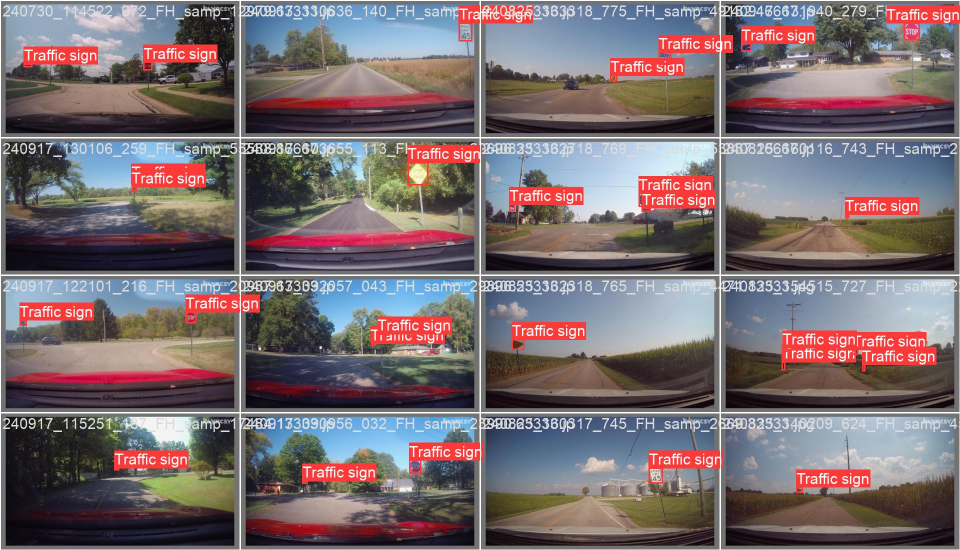
#> input picture Report/images/dashcam.jpg, 1920 x 1100 px (shown at 1/2 size)
$ python dashcam_postprocessing.py Report/images/dashcam.jpg
#> lines starting #> are read from the running program, lines starting #| are printed output that depends on the picture; after the words box and inside, x2 and y2 are one past the last pixel; in counts of white or black regions, pixels touching at a corner belong together
import cv2
import numpy as np
import random
import os
import argparse
from typing import Tuple, Optional

# [10 lines left out: function apply_motion_blur, not called in this run]

def apply_stronger_motion_blur(image, strength=1.0):
    """Apply a stronger motion blur with random direction"""
    kernel_size = int(9 + 12 * strength)
    if kernel_size % 2 == 0:  # Ensure kernel size is odd
        kernel_size += 1

    # Create a motion blur kernel with random angle
    angle = random.randint(75, 105)  # Mostly horizontal but with variation

    # Create the motion blur kernel with angle
    kernel = np.zeros((kernel_size, kernel_size))

    # Calculate points on a line with the given angle
    center = kernel_size // 2
    for i in range(kernel_size):
        # Calculate position using angle
        x = center + int(np.cos(np.radians(angle)) * (i - center))
        y = center + int(np.sin(np.radians(angle)) * (i - center))

        if 0 <= x < kernel_size and 0 <= y < kernel_size:
            kernel[y, x] = 1

    # Normalize the kernel
    kernel = kernel / np.sum(kernel)

    # Apply the custom kernel
    blurred = cv2.filter2D(image, -1, kernel)
    return blurred

def apply_vignette(image, vignette_strength=0.7):
    """Apply a vignette effect around the edges"""
    height, width = image.shape[:2]

    # Create a vignette mask
    x_center = width // 2
    y_center = height // 2
    x = np.linspace(0, width - 1, width)
    y = np.linspace(0, height - 1, height)
    x, y = np.meshgrid(x, y)

    # Calculate distance from center
    dist = np.sqrt((x - x_center) ** 2 + (y - y_center) ** 2)

    # Normalize the distance
    max_dist = np.sqrt(x_center ** 2 + y_center ** 2)
    dist = dist / max_dist

    # Create the vignette mask
    mask = 1 - vignette_strength * dist
    mask = np.clip(mask, 0, 1)

    # Apply the mask to each channel
    for i in range(3):
        image[:, :, i] = image[:, :, i] * mask

    return image

def enhance_dynamic_range(image, strength=0.8):
    """Enhance the dynamic range to simulate poor HDR handling in dashcams"""
    # Create lookup table for a slight S-curve to increase contrast
    lookUpTable = np.empty((1, 256), np.uint8)
    for i in range(256):
        # Apply S-curve transformation
        value = 255 * (np.tanh((i/255.0 - 0.5) * (2 + 4 * strength)) * 0.5 + 0.5)
        lookUpTable[0, i] = np.clip(value, 0, 255)

    # Apply lookup table
    enhanced = cv2.LUT(image, lookUpTable)

    return enhanced

def simulate_overexposure(image, strength=0.6):
    """Simulate overexposed areas like in many dashcams"""
    # Create a mask for bright areas
    gray = cv2.cvtColor(image, cv2.COLOR_BGR2GRAY)
    _, bright_mask = cv2.threshold(gray, 180, 255, cv2.THRESH_BINARY)

    # Expand bright areas slightly
    kernel = np.ones((5, 5), np.uint8)
    bright_mask = cv2.dilate(bright_mask, kernel, iterations=1)

    # Create overexposed version (whiter and lower contrast)
    hsv = cv2.cvtColor(image, cv2.COLOR_BGR2HSV).astype("float32")
    hsv[:, :, 1] = hsv[:, :, 1] * 0.5  # Reduce saturation
    hsv[:, :, 2] = np.clip(hsv[:, :, 2] + 30 * strength, 0, 255)  # Increase brightness
    overexposed = cv2.cvtColor(hsv.astype("uint8"), cv2.COLOR_HSV2BGR)

    # Blend original with overexposed areas
    result = image.copy()
    bright_mask = cv2.cvtColor(bright_mask, cv2.COLOR_GRAY2BGR) / 255.0
    result = image * (1 - bright_mask * strength) + overexposed * bright_mask * strength

    return result.astype(np.uint8)

def adjust_color_balance(image, contrast=1.1, brightness=0, saturation=1.1):
    """Adjust color balance to make the image look more like dashcam footage"""
    # Convert to HSV for better color manipulation
    hsv = cv2.cvtColor(image, cv2.COLOR_BGR2HSV).astype("float32")

    # Apply saturation adjustment
    hsv[:, :, 1] = hsv[:, :, 1] * saturation
    hsv[:, :, 1] = np.clip(hsv[:, :, 1], 0, 255)

    # Apply value/brightness adjustment
    hsv[:, :, 2] = hsv[:, :, 2] * contrast + brightness
    hsv[:, :, 2] = np.clip(hsv[:, :, 2], 0, 255)

    # Convert back to BGR
    image = cv2.cvtColor(hsv.astype("uint8"), cv2.COLOR_HSV2BGR)

    return image

def add_noise(image, noise_level=10):
    """Add some random noise to simulate sensor imperfections"""
    # More realistic sensor noise with channel variance
    noise_r = np.random.randn(*image.shape[:2]) * noise_level * random.uniform(0.8, 1.2)
    noise_g = np.random.randn(*image.shape[:2]) * noise_level * random.uniform(0.8, 1.2)
    noise_b = np.random.randn(*image.shape[:2]) * noise_level * random.uniform(0.8, 1.2)

    noisy_img = image.copy().astype(np.float32)
    noisy_img[:, :, 0] += noise_b.reshape(image.shape[0], image.shape[1])
    noisy_img[:, :, 1] += noise_g.reshape(image.shape[0], image.shape[1])
    noisy_img[:, :, 2] += noise_r.reshape(image.shape[0], image.shape[1])

    return np.clip(noisy_img, 0, 255).astype(np.uint8)

# [132 lines left out: functions add_blocky_artifacts, simulate_compression_artifacts, add_lens_flare, add_timestamp, not called in this run]

def apply_auto_exposure(image, strength=0.5):
    """Simulate auto-exposure adjustments that dashcams make"""
    # Calculate the mean brightness of the image
    mean_brightness = np.mean(image)

    # Target brightness (mid-gray)
    target_brightness = 127

    # Calculate adjustment factor (how much to brighten/darken)
    # Use strength parameter to control how aggressive the adjustment is
    adjustment = (target_brightness - mean_brightness) * strength

    # Apply adjustment
    adjusted = image.astype(np.float32) + adjustment
    adjusted = np.clip(adjusted, 0, 255).astype(np.uint8)

    return adjusted

# [22 lines left out: function apply_rolling_shutter, not called in this run]

def display_image(window_name: str, image, wait_key: int = 0, scale: float = 1.0):
    """
    Display an image in a window

    Args:
        window_name: Name for the window
        image: Image to display
        wait_key: Time to wait in ms (0 = wait until key pressed)
        scale: Scale factor for display (e.g., 0.5 for half size)
    """
    if scale != 1.0:
        h, w = image.shape[:2]
        new_h, new_w = int(h * scale), int(w * scale)
        display_img = cv2.resize(image, (new_w, new_h))
    else:
        display_img = image.copy()

    cv2.imshow(window_name, display_img)
    cv2.waitKey(wait_key)

def display_side_by_side(original: np.ndarray, processed: np.ndarray,
                        title: str = "Original vs Processed", scale: float = 0.8) -> np.ndarray:
    """
    Display two images side by side for comparison

    Args:
        original: Original image
        processed: Processed image
        title: Window title
        scale: Display scale factor

    Returns:
        Combined image
    """
    # Create copies to avoid modifying originals
    orig = original.copy()
    proc = processed.copy()

    # Ensure both images have same height (take the smaller one)
    h1, w1 = orig.shape[:2]
    h2, w2 = proc.shape[:2]

    # Resize to match heights if needed
    if h1 != h2:
        target_h = min(h1, h2)
        aspect1 = w1 / h1
        aspect2 = w2 / h2
        w1_new = int(target_h * aspect1)
        w2_new = int(target_h * aspect2)
        orig = cv2.resize(orig, (w1_new, target_h))
        proc = cv2.resize(proc, (w2_new, target_h))

    # Add labels (Optional)
    cv2.putText(orig, "Original", (10, 30), cv2.FONT_HERSHEY_SIMPLEX, 1, (0, 0, 255), 2)
    cv2.putText(proc, "Processed", (10, 30), cv2.FONT_HERSHEY_SIMPLEX, 1, (0, 0, 255), 2)

    # Combine images horizontally
    combined = np.hstack((orig, proc))

    # Display
    if scale != 1.0:
        h, w = combined.shape[:2]
        combined = cv2.resize(combined, (int(w*scale), int(h*scale)))

    cv2.imshow(title, combined)
    cv2.waitKey(1)  # Show without blocking

    return combined

def apply_dashcam_effects(image_path: str, strength: float = 0.7,
                          visualize: bool = False, step_by_step: bool = False,
                          wait_time: int = 0) -> np.ndarray:
    """
    Apply various effects to make the image look like it was taken from a dashcam

    Args:
        image_path: Path to the input image
        strength: Overall effect strength (0.0 to 1.0)
        visualize: Whether to display the image at each step
        step_by_step: Wait for key press after each step
        wait_time: Time to wait between steps in ms (0 = wait for key press)

    Returns:
        Processed image
    """
#> called with image_path = 'Report/images/dashcam.jpg', strength = 1, visualize = True, step_by_step = False, wait_time = 0
    # Read the image
    image = cv2.imread(image_path)
#> image is the input picture: shape (1100, 1920, 3); mean B, G, R 111.8, 108.2, 120.4
    if image is None:
        raise ValueError(f"Could not read image: {image_path}")

    # Keep original for comparison
    original = image.copy()
    current = image.copy()

    if visualize:
        display_image("Original Image", original, 1 if not step_by_step else wait_time)

    # Apply auto-exposure adjustment (common in dashcams) - more aggressive
    current = apply_auto_exposure(current, strength=0.6 * strength)
#> in apply_auto_exposure, `mean_brightness = np.mean(image)`: mean_brightness = 113.4
#> in apply_auto_exposure, `adjustment = (target_brightness - mean_brightness) * strength`: adjustment = 8.13
    if visualize:
        combined = display_side_by_side(original, current, "Step 1: Auto-exposure adjustment")
        if step_by_step:
            cv2.waitKey(wait_time)

    # Apply enhanced dynamic range
    current = enhance_dynamic_range(current, strength=0.9 * strength)
    if visualize:
        combined = display_side_by_side(original, current, "Step 2: Dynamic range enhancement")
        if step_by_step:
            cv2.waitKey(wait_time)

    # Apply stronger motion blur
    if random.random() < 0.9 * strength:
        current = apply_stronger_motion_blur(current, strength=strength)
#> in apply_stronger_motion_blur, `blurred = cv2.filter2D(image, -1, kernel)`:
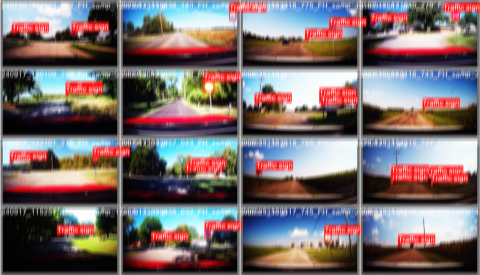
#> blurred: shape (1100, 1920, 3) (shown at 1/4 size); mean B, G, R 108.8, 108, 121.8
        if visualize:
            combined = display_side_by_side(original, current, "Step 3: Motion blur")
            if step_by_step:
                cv2.waitKey(wait_time)

    # Apply color adjustments - dashcams often have lower color accuracy
    contrast = 1.0 + (0.4 * strength)
    saturation = 1.0 - (0.25 * strength)  # More desaturated
    brightness = random.randint(-15, 5)  # Slight random brightness shift
    current = adjust_color_balance(current, contrast=contrast, brightness=brightness, saturation=saturation)
    if visualize:
        combined = display_side_by_side(original, current, "Step 4: Color adjustment")
        if step_by_step:
            cv2.waitKey(wait_time)

    # Simulate overexposed areas (common in dashcams)
    current = simulate_overexposure(current, strength=0.8 * strength)
#> in simulate_overexposure, `_, bright_mask = cv2.threshold(gray, 180, 255, cv2.THRESH_BINARY)`:
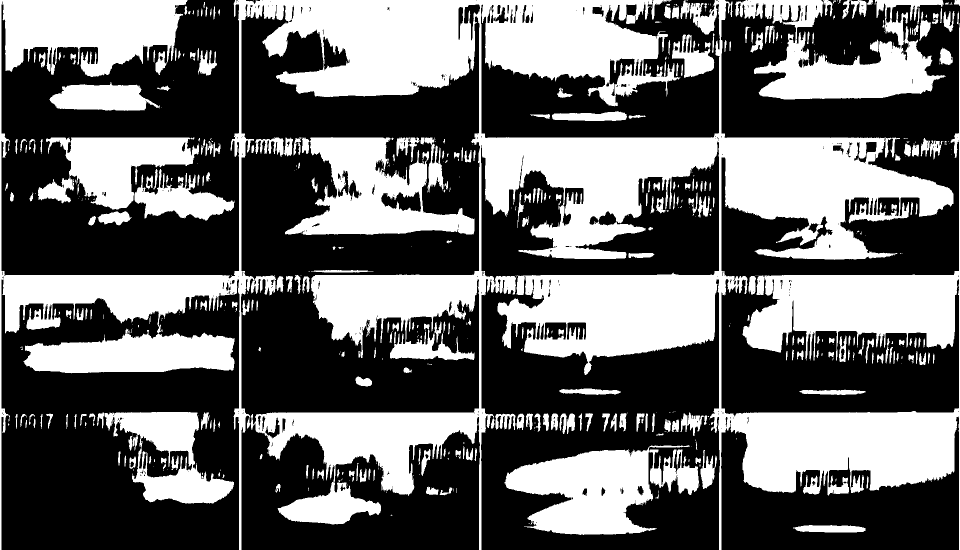
#> bright_mask: shape (1100, 1920) (shown at 1/2 size); 40.6% white; 583 white regions (285 under 20 px), largest, box (x1, y1, x2, y2) and area: (0, 0, 1920, 1100) 598211, (1009, 890, 1398, 1070) 39906, (1470, 0, 1892, 199) 37135
#> in simulate_overexposure, `hsv[:, :, 2] = np.clip(hsv[:, :, 2] + 30 * strength, 0, 255)`:
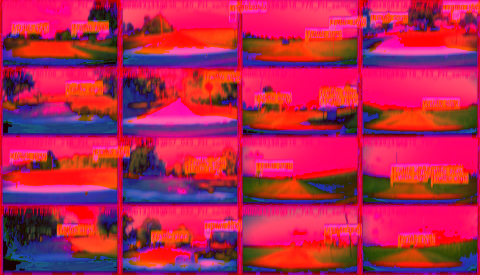
#> hsv: shape (1100, 1920, 3) float32 (shown at 1/4 size); mean B, G, R 79.3, 37.3, 182.4
#> in simulate_overexposure, `overexposed = cv2.cvtColor(hsv.astype("uint8"), cv2.COLOR_HSV2BGR)`:
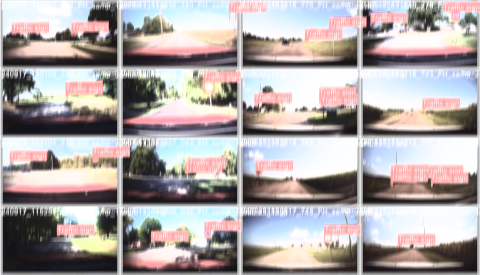
#> overexposed: shape (1100, 1920, 3) (shown at 1/4 size); mean B, G, R 165.9, 165.5, 173
    if visualize:
        combined = display_side_by_side(original, current, "Step 5: Overexposure simulation")
#> in display_side_by_side (call 5), `cv2.putText(proc, "Processed", (10, 30), cv2.FONT_HERSHEY_SIMPLEX, 1, ..`:
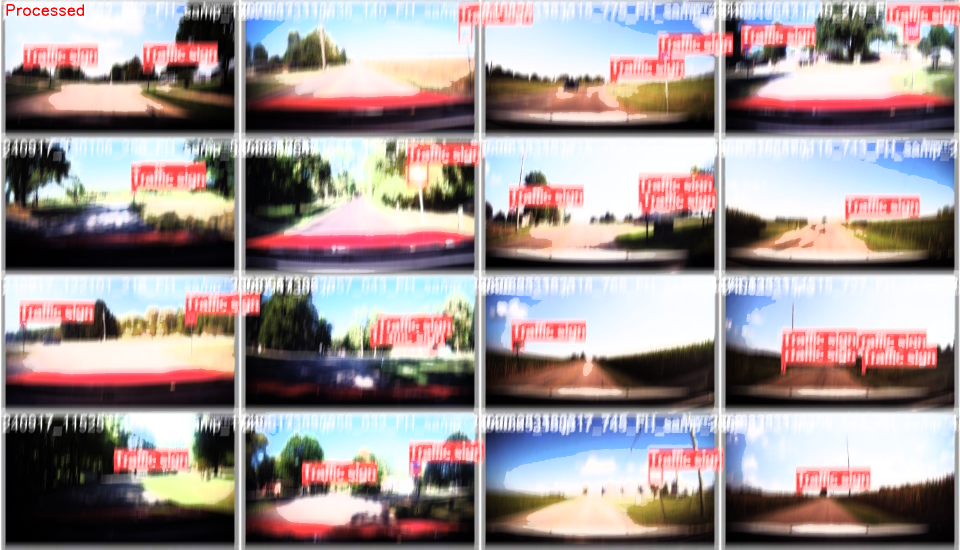
#> proc: shape (1100, 1920, 3) (shown at 1/2 size); mean B, G, R 146.6, 146.2, 158.3
        if step_by_step:
            cv2.waitKey(wait_time)

    # Add more significant vignette effect (common in cheaper lenses)
    current = apply_vignette(current, vignette_strength=0.5 * strength)
    if visualize:
        combined = display_side_by_side(original, current, "Step 6: Vignette effect")
#> in display_side_by_side (call 6), `combined = cv2.resize(combined, (int(w*scale), int(h*scale)))`:
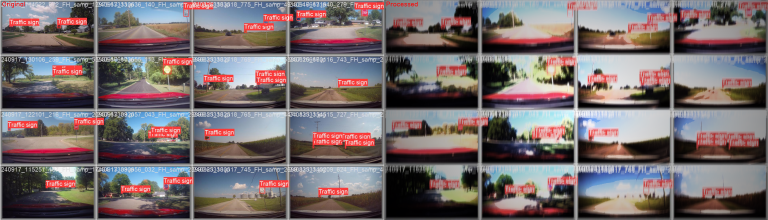
#> combined: shape (880, 3072, 3) (shown at 1/4 size); mean B, G, R 109.7, 107.8, 118.4
        if step_by_step:
            cv2.waitKey(wait_time)

    # Add more substantial noise (sensor noise)
    current = add_noise(current, noise_level=10 * strength)
    if visualize:
        combined = display_side_by_side(original, current, "Step 7: Sensor noise")
#> in display_side_by_side (call 7), `cv2.putText(proc, "Processed", (10, 30), cv2.FONT_HERSHEY_SIMPLEX, 1, ..`:
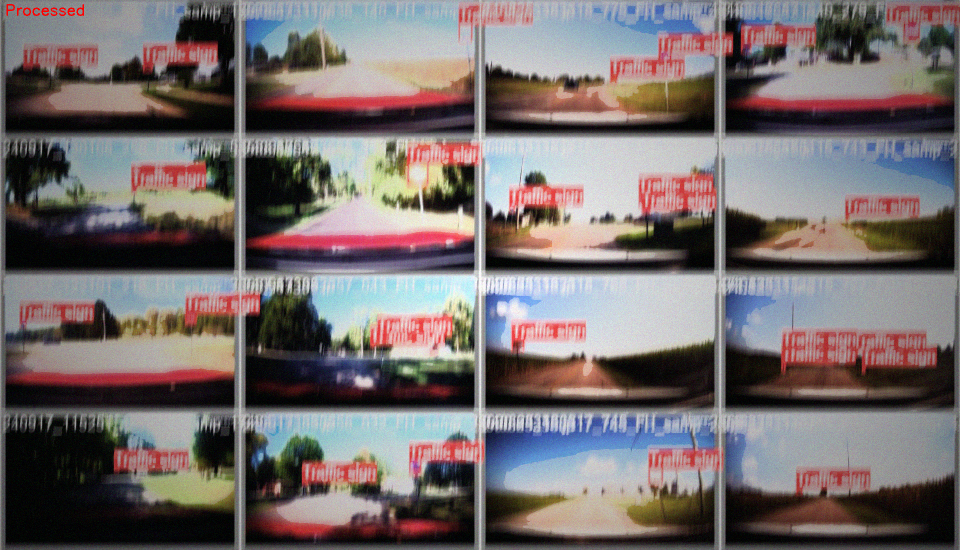
#> proc: shape (1100, 1920, 3) (shown at 1/2 size); mean B, G, R 107.6, 107.5, 116.1
        if step_by_step:
            cv2.waitKey(wait_time)

    # Add blocky artifacts first
    current = add_blocky_artifacts(current, block_size=8, strength=0.7 * strength)
    if visualize:
        combined = display_side_by_side(original, current, "Step 8: Blocky artifacts")
        if step_by_step:
            cv2.waitKey(wait_time)

    # Simulate compression artifacts (dashcams use heavy compression)
    quality = max(55 - int(35 * strength), 20)  # Much lower quality (20-55 range)
    current = simulate_compression_artifacts(current, quality=quality)
    if visualize:
        combined = display_side_by_side(original, current, "Step 9: Compression artifacts")
        if step_by_step:
            cv2.waitKey(wait_time)

    # Apply subtle rolling shutter effect
    if random.random() < 0.4 * strength:
        current = apply_rolling_shutter(current, amount=int(5 * strength))
        if visualize:
            combined = display_side_by_side(original, current, "Step 10: Rolling shutter")
            if step_by_step:
                cv2.waitKey(wait_time)

    # Show final comparison if visualizing
    if visualize:
        final_comparison = display_side_by_side(original, current, "Final Result: Original vs Dashcam")
        cv2.waitKey(0 if step_by_step else wait_time)

    return current

# [18 lines left out: function process_and_save, not called in this run]

def parse_arguments():
    """Parse command line arguments"""
    parser = argparse.ArgumentParser(description='Apply dashcam-like effects to an image')

    parser.add_argument('image_path', type=str, help='Path to the input image')
    parser.add_argument('--output', '-o', type=str, help='Path to save the output image (if not specified, displays only)')
    parser.add_argument('--strength', '-s', type=float, default=1.0, help='Effect strength (0.0 to 1.0)')
    parser.add_argument('--visualize', '-v', action='store_true', help='Visualize each step')
    parser.add_argument('--step-by-step', '-b', action='store_true', help='Wait for key press after each step')
    parser.add_argument('--wait-time', '-w', type=int, default=0, help='Time to wait between steps in ms (0 = wait for key press)')

    return parser.parse_args()

if __name__ == "__main__":
    args = parse_arguments()

    if not os.path.exists(args.image_path):
        print(f"Error: Image file not found: {args.image_path}")
        exit(1)

    try:
        # Apply effects with visualization
        processed = apply_dashcam_effects(
            args.image_path,
            strength=args.strength,
            visualize=True,  # Always visualize when running as script
            step_by_step=args.step_by_step,
            wait_time=args.wait_time
        )

        # Save if output path is provided
        if args.output:
            cv2.imwrite(args.output, processed)
            print(f"Processed image saved to: {args.output}")

        print("\nPress any key to exit...")
        cv2.waitKey(0)
        cv2.destroyAllWindows()

    except Exception as e:
        print(f"Error: {str(e)}")
        exit(1)
